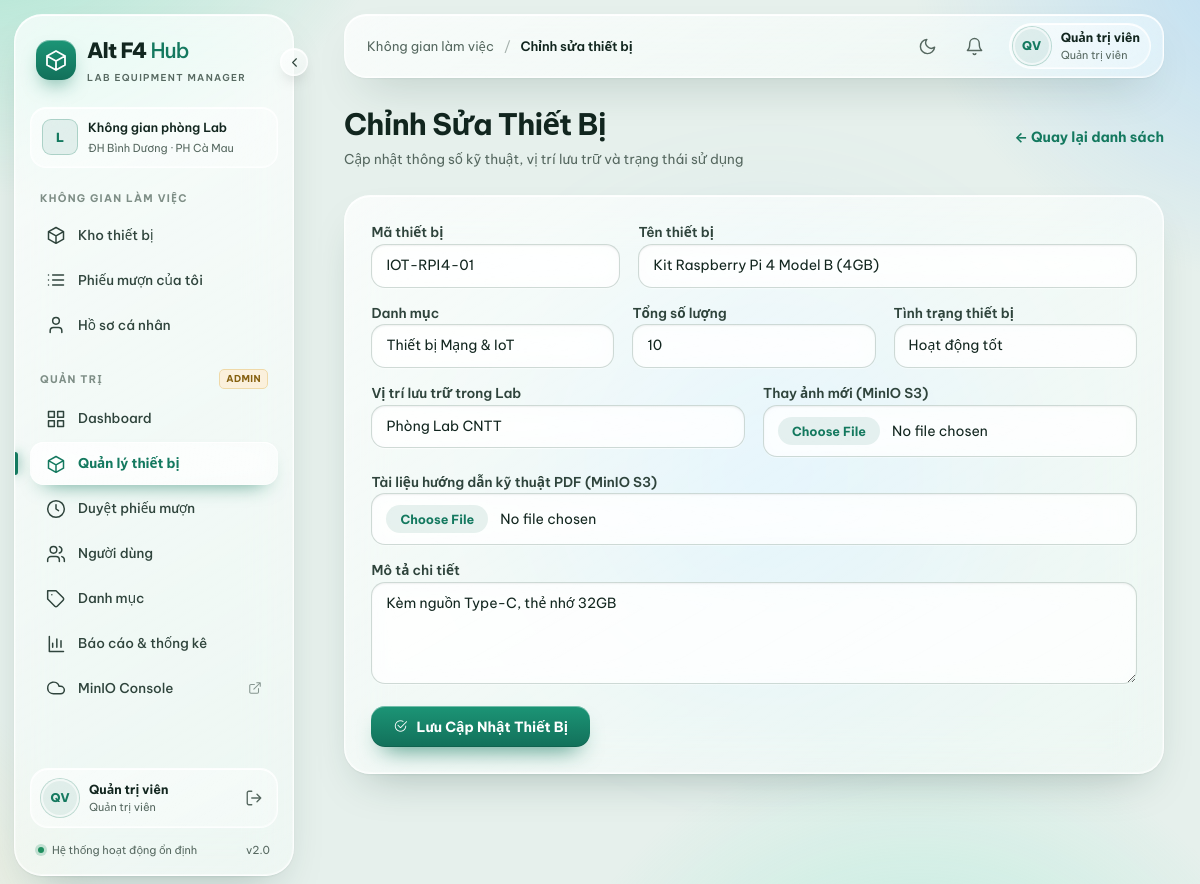
The page /admin/device_edit.php?id=2 (signed in) on the database its author committed.
### tables this page shows
CREATE TABLE IF NOT EXISTS devices (
    id INT AUTO_INCREMENT PRIMARY KEY,
    category_id INT NOT NULL,
    code VARCHAR(50) UNIQUE NOT NULL,
    name VARCHAR(150) NOT NULL,
    quantity INT NOT NULL DEFAULT 0,
    available_qty INT NOT NULL DEFAULT 0,
    description TEXT,
    image_key VARCHAR(255) NULL,
    FOREIGN KEY (category_id) REFERENCES categories(id) ON DELETE CASCADE
);

CREATE TABLE IF NOT EXISTS categories (
    id INT AUTO_INCREMENT PRIMARY KEY,
    name VARCHAR(100) NOT NULL,
    description TEXT
);

### src/admin/device_edit.php (the view, shortened to what this page needs)
<?php
require_once '../config.php';
$id = (int)($_GET['id'] ?? 0);
$stmt = $pdo->prepare("SELECT * FROM devices WHERE id = ?");
$stmt->execute([$id]);
$device = $stmt->fetch();
$categories = $pdo->query("SELECT * FROM categories")->fetchAll();
?>
<!DOCTYPE html>
<html lang="vi">
<head>
    <?php include __DIR__ . '/../head.php'; ?>
</head>
<body>
<?php include __DIR__ . '/../navbar.php'; ?>
<main class="container">
    <div style="display: flex; justify-content: space-between; align-items: center; margin-bottom: 25px;">
        <div>
            <h1 style="font-size: 2rem; font-weight: 800; margin: 0;">Chỉnh Sửa Thiết Bị</h1>
            <p style="color: #64748B; margin: 6px 0 0;">Cập nhật thông số kỹ thuật, vị trí lưu trữ và trạng thái sử dụng</p>
        </div>
        <a href="/admin/devices.php" style="color: #2563EB; text-decoration: none; font-weight: 700;">&larr; Quay lại danh sách</a>
    </div>
    <div class="glass-box">
        <form method="POST" enctype="multipart/form-data">
            <div style="display: grid; grid-template-columns: 1fr 2fr; gap: 18px;">
                <div>
                    <label style="font-size: 0.85rem; font-weight: 600;">Mã thiết bị</label>
                    <input type="text" name="code" class="form-control" value="<?= htmlspecialchars($device['code']) ?>" required>
                </div>
                <div>
                    <label style="font-size: 0.85rem; font-weight: 600;">Tên thiết bị</label>
                    <input type="text" name="name" class="form-control" value="<?= htmlspecialchars($device['name']) ?>" required>
                </div>
            </div>
            <div style="display: grid; grid-template-columns: 1fr 1fr 1fr; gap: 18px;">
                <div>
                    <label style="font-size: 0.85rem; font-weight: 600;">Danh mục</label>
                    <select name="category_id" class="form-control">
                        <?php foreach ($categories as $c): ?>
                            <option value="<?= $c['id'] ?>" <?= $c['id'] == $device['category_id'] ? 'selected' : '' ?>>
                                <?= htmlspecialchars($c['name']) ?>
                            </option>
                        <?php endforeach; ?>
                    </select>
                </div>
                <div>
                    <label style="font-size: 0.85rem; font-weight: 600;">Tổng số lượng</label>
                    <input type="number" name="quantity" class="form-control" value="<?= $device['quantity'] ?>" min="1" required>
                </div>
                <div>
                    <label style="font-size: 0.85rem; font-weight: 600;">Tình trạng thiết bị</label>
                    <select name="status" class="form-control">
                        <option value="good" <?= $device['status'] === 'good' ? 'selected' : '' ?>>Hoạt động tốt</option>
                    </select>
                </div>
            </div>
            <div style="display: grid; grid-template-columns: 1fr 1fr; gap: 18px;">
                <div>
                    <label style="font-size: 0.85rem; font-weight: 600;">Vị trí lưu trữ trong Lab</label>
                    <input type="text" name="location" class="form-control" value="<?= htmlspecialchars($device['location'] ?? 'Phòng Lab CNTT') ?>" placeholder="VD: Tủ A2, Kệ 3, Phòng Lab 102">
                </div>
                <div>
                    <label style="font-size: 0.85rem; font-weight: 600;">Thay ảnh mới (MinIO S3)</label>
                    <input type="file" name="device_image" class="form-control" accept="image/*">
                </div>
            </div>
            <div>
                <label style="font-size: 0.85rem; font-weight: 600;">Tài liệu hướng dẫn kỹ thuật PDF (MinIO S3)</label>
                <input type="file" name="manual_doc" class="form-control" accept=".pdf">
            </div>
            <div>
                <label style="font-size: 0.85rem; font-weight: 600;">Mô tả chi tiết</label>
                <textarea name="description" class="form-control" rows="4"><?= htmlspecialchars($device['description'] ?? '') ?></textarea>
            </div>
            <button type="submit" class="btn-save">
                <i class="bi bi-check2-circle me-1"></i> Lưu Cập Nhật Thiết Bị
            </button>
        </form>
    </div>
</main>
</body>
</html>

### src/admin/device_edit.php (style rules this page uses)
body { background-color: #E6EDF6; font-family: 'Plus Jakarta Sans', sans-serif; color: #020C21; margin: 0; padding-bottom: 60px; }
.container { max-width: 900px; margin: 0 auto; padding: 0 16px; }
.glass-box { background: rgba(255, 255, 255, 0.78); border: 1px solid rgba(255, 255, 255, 0.9); border-radius: 28px; padding: 35px; backdrop-filter: blur(40px); box-shadow: 0 16px 40px rgba(15, 24, 47, 0.05); }
.form-control { width: 100%; padding: 11px 15px; border-radius: 12px; border: 1px solid #CBD5E1; background: rgba(255, 255, 255, 0.9); box-sizing: border-box; font-family: inherit; font-size: 0.92rem; margin-bottom: 15px; outline: none; }
.btn-save { background: #0F182F; color: #fff; padding: 12px 30px; border-radius: 999px; border: none; font-weight: 700; cursor: pointer; font-size: 0.95rem; }

### rows shown on the page
devices: code "IOT-RPI4-01", name "Kit Raspberry Pi 4 Model B (4GB)", category_id "Thiết bị Mạng & IoT", quantity "10", description "Kèm nguồn Type-C, thẻ nhớ 32GB"

### other values the page prints
t_esc($navInit) "QV"
t_esc($user['fullname']) "Quản trị viên"
t_esc($navRole) "Quản trị viên"
t_esc($navTitle) "Chỉnh sửa thiết bị"
